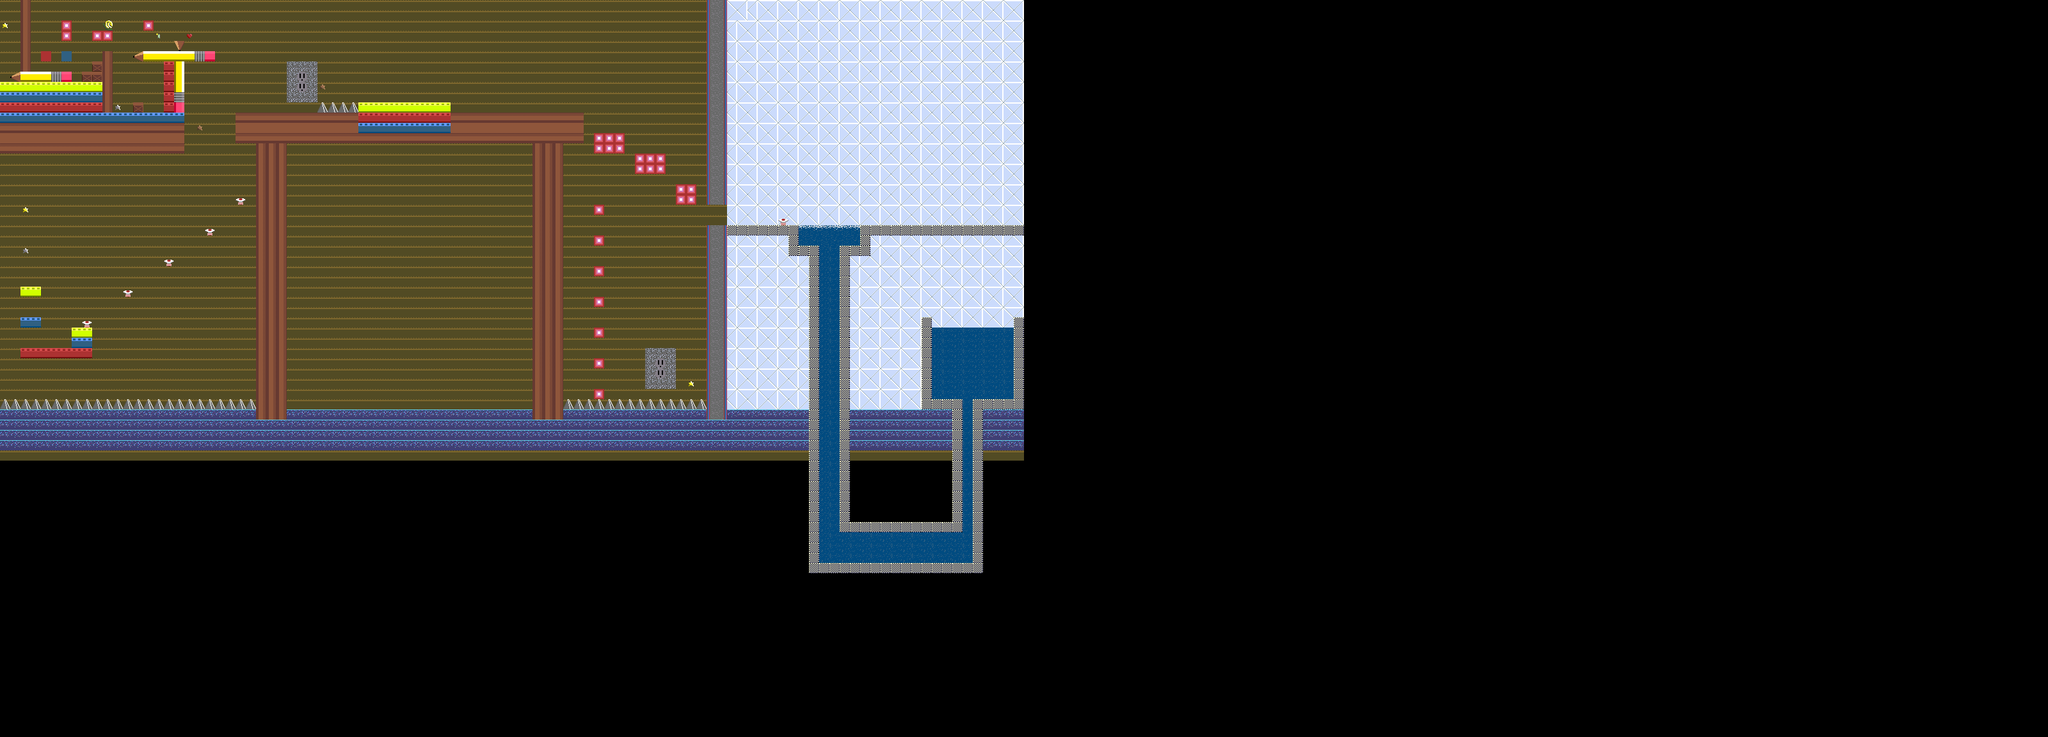

A 2D game scene composited from a Tiled map and its tileset images. What follows is a short description and the map's XML, with each tile layer's data collapsed to a summary:
An orthogonal 200x72 tile map with 16x16 px tiles, 4 tile layers (parallax, background, middle, overlay), 2 tilesets.

<map version="1.0" orientation="orthogonal" renderorder="right-down" width="200" height="72" tilewidth="16" tileheight="16" nextobjectid="1">
 <tileset firstgid="1" name="tileset" tilewidth="16" tileheight="16" tilecount="52" columns="52">
  <image source="tileset.png" trans="ff00ff" width="832" height="16" />
 </tileset>
 <tileset firstgid="53" name="items" tilewidth="16" tileheight="16" tilecount="10" columns="10">
  <image source="items.png" trans="ff00ff" width="160" height="16" />
 </tileset>
 <layer name="parallax" width="200" height="72">
  <properties>
   <property name="parallax" value="0.5" />
  </properties>
  <data>[14400 cells, 4499 non-empty, 4 distinct tile ids]</data>
 </layer>
 <layer name="background" width="200" height="72">
  <data>[14400 cells, 3303 non-empty, 3 distinct tile ids]</data>
 </layer>
 <layer name="middle" width="200" height="72">
  <properties>
   <property name="depth" value="" />
  </properties>
  <data>[14400 cells, 1134 non-empty, 27 distinct tile ids]</data>
 </layer>
 <layer name="overlay" width="200" height="72">
  <properties>
   <property name="group" value="1" />
  </properties>
  <data>[14400 cells, 182 non-empty, 8 distinct tile ids]</data>
 </layer>
</map>